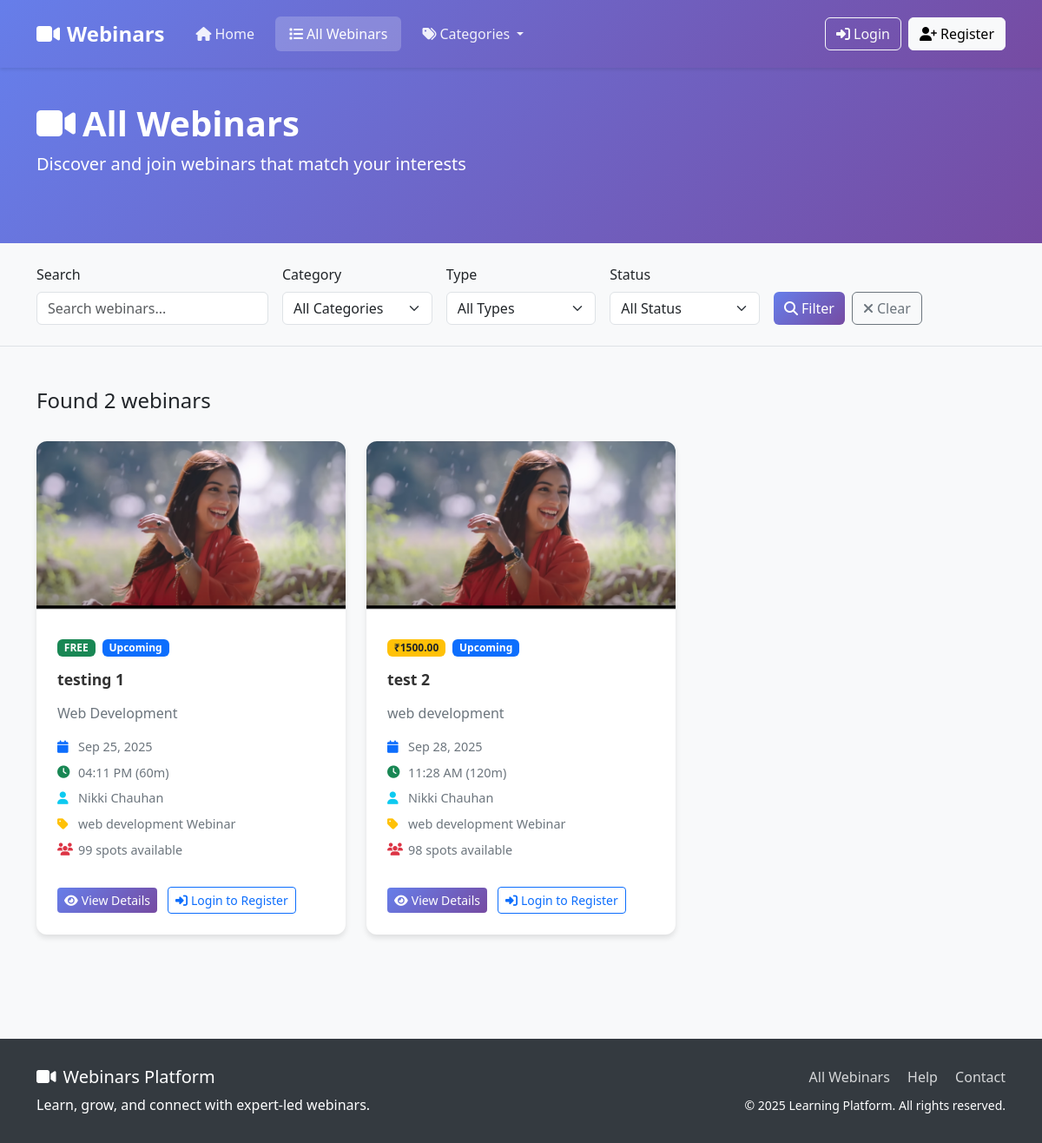
The page /webinars/webinars/ on the database as committed earlier.
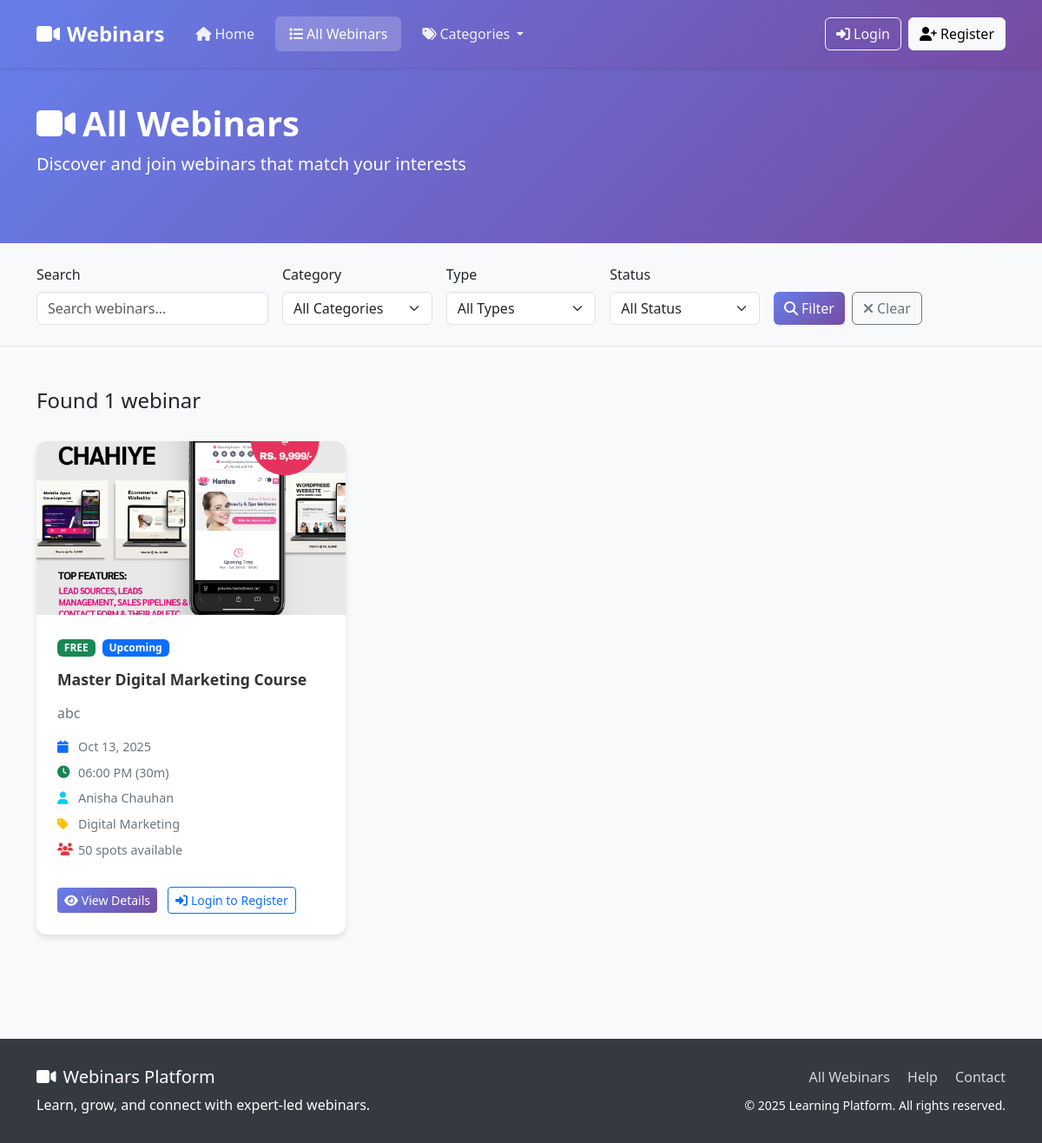
The same page on the database as committed later.
### webinars/models.py (models this page shows, shortened)
class Webinar(models.Model):
    WEBINAR_TYPE_CHOICES = [
        ('free', 'Free Webinar'),
        ('paid', 'Paid Webinar'),
    ]
    STATUS_CHOICES = [
        ('upcoming', 'Upcoming'),
        ('live', 'Live Now'),
        ('completed', 'Completed'),
        ('cancelled', 'Cancelled'),
    ]
    title = models.CharField(max_length=200)
    slug = models.SlugField(max_length=220, unique=True)
    description = models.TextField()
    short_description = models.CharField(max_length=300, help_text="Brief description for cards")
    category = models.ForeignKey(WebinarCategory, on_delete=models.CASCADE, related_name='webinars')
    webinar_type = models.CharField(max_length=10, choices=WEBINAR_TYPE_CHOICES, default='free')
    status = models.CharField(max_length=20, choices=STATUS_CHOICES, default='upcoming')
    price = models.DecimalField(max_digits=10, decimal_places=2, default=0.00)
    scheduled_date = models.DateTimeField()
    duration_minutes = models.PositiveIntegerField(default=60, help_text="Duration in minutes")
    max_attendees = models.PositiveIntegerField(default=100)
    thumbnail = models.ImageField(upload_to='webinar_thumbnails/', blank=True, null=True)
    webinar_link = models.URLField(blank=True, help_text="Zoom/Meet/Teams link")
    meeting_id = models.CharField(max_length=50, blank=True)
    meeting_password = models.CharField(max_length=50, blank=True)
    instructor = models.ForeignKey(
        User, on_delete=models.CASCADE,
        limit_choices_to={'role__in': ['instructor', 'superadmin']},
        related_name='hosted_webinars'
    )
    learning_outcomes = models.TextField(help_text="What attendees will learn")
    prerequisites = models.TextField(blank=True, help_text="What attendees should know")
    send_reminder_emails = models.BooleanField(default=True)
    reminder_hours_before = models.PositiveIntegerField(default=24, help_text="Send reminder X hours before")
    is_active = models.BooleanField(default=True)
    created_at = models.DateTimeField(auto_now_add=True)
    updated_at = models.DateTimeField(auto_now=True)
    created_by = models.ForeignKey(
        User, on_delete=models.SET_NULL, null=True,
        related_name='created_webinars'
    )
    total_registrations = models.PositiveIntegerField(default=0)
    actual_attendees = models.PositiveIntegerField(default=0)
    class Meta:
        ordering = ['-scheduled_date']
        indexes = [
            models.Index(fields=['status', 'webinar_type']),
            models.Index(fields=['scheduled_date']),
        ]
    def get_registration_count(self):
        return self.registrations.filter(is_active=True).count()
    def get_available_spots(self):
        return max(0, self.max_attendees - self.get_registration_count())

class WebinarCategory(models.Model):
    name = models.CharField(max_length=100, unique=True)
    description = models.TextField(blank=True)
    is_active = models.BooleanField(default=True)
    created_at = models.DateTimeField(auto_now_add=True)
    class Meta:
        verbose_name_plural = "Webinar Categories"
        ordering = ['name']

### userss/models.py (models this page shows, shortened)
class CustomUser(AbstractUser):
    ROLE_CHOICES = (
    ("superadmin", "Super Admin"),
    ("instructor", "Instructor"),
    ("student", "Student"),
    ("webinar_user", "Webinar User"),  # Add this line
)
    role = models.CharField(max_length=20, choices=ROLE_CHOICES, default="student")
    phone_number = models.CharField(max_length=15, blank=True, null=True)
    profile_picture = models.ImageField(
        upload_to="profile_pics/", blank=True, null=True
    )
    bio = models.TextField(max_length=500, blank=True)
    date_of_birth = models.DateField(blank=True, null=True)
    address = models.TextField(max_length=200, blank=True)
    created_by = models.ForeignKey(
        "self",
        on_delete=models.SET_NULL,
        null=True,
        blank=True,
        related_name="created_users",
    )
    updated_at = models.DateTimeField(auto_now=True)
    def get_full_name(self):
        return f"{self.first_name} {self.last_name}".strip()
    class Meta:
        ordering = ["-date_joined"]
        verbose_name = "User"
        verbose_name_plural = "Users"

### webinars/views.py (the view, shortened to what this page needs)
# urls.py: path('webinars/', views.webinar_list, name='webinar_list'),
def webinar_list(request):
    webinars = Webinar.objects.filter(is_active=True)
    webinar_type = request.GET.get('type', '')
    category_id = request.GET.get('category', '')
    search = request.GET.get('search', '')
    status = request.GET.get('status', '')
    if webinar_type:
        webinars = webinars.filter(webinar_type=webinar_type)
    if category_id:
        webinars = webinars.filter(category_id=category_id)
    if status:
        webinars = webinars.filter(status=status)
    webinars = webinars.order_by('scheduled_date')
    paginator = Paginator(webinars, 12)
    page = request.GET.get('page')
    webinars = paginator.get_page(page)
    categories = WebinarCategory.objects.filter(is_active=True)
    context = {
        'webinars': webinars,
        'categories': categories,
        'current_filters': {
            'type': webinar_type,
            'category': category_id,
            'search': search,
            'status': status,
        }
    }
    return render(request, 'webinars/webinar_list.html', context)

### userss/templates/webinars/webinar_list.html (shortened to what this page needs)
{% extends 'webinars/base.html' %}
{% block content %}
<div class="page-header">
    <div class="container">
        <div class="row align-items-center">
            <div class="col-md-8">
                <h1><i class="fas fa-video me-2"></i>All Webinars</h1>
                <p class="lead">Discover and join webinars that match your interests</p>
            </div>
        </div>
    </div>
</div>
<div class="filters-section py-4 bg-light">
    <div class="container">
        <form method="GET" class="row g-3">
            <div class="col-md-3">
                <label for="search" class="form-label">Search</label>
                <input type="text"
                       class="form-control"
                       id="search"
                       name="search"
                       placeholder="Search webinars..."
                       value="{{ current_filters.search }}">
            </div>
            <div class="col-md-2">
                <label for="category" class="form-label">Category</label>
                <select class="form-select" id="category" name="category">
                    <option value="">All Categories</option>
                </select>
            </div>
            <div class="col-md-2">
                <label for="type" class="form-label">Type</label>
                <select class="form-select" id="type" name="type">
                    <option value="">All Types</option>
                </select>
            </div>
            <div class="col-md-2">
                <label for="status" class="form-label">Status</label>
                <select class="form-select" id="status" name="status">
                    <option value="">All Status</option>
                </select>
            </div>
            <div class="col-md-3">
                <label class="form-label">&nbsp;</label>
                <div class="d-flex gap-2">
                    <button type="submit" class="btn btn-primary">
                        <i class="fas fa-search me-1"></i>Filter
                    </button>
                    <a href="{% url 'webinars:webinar_list' %}" class="btn btn-outline-secondary">
                        <i class="fas fa-times me-1"></i>Clear
                    </a>
                </div>
            </div>
        </form>
    </div>
</div>
<div class="container py-5">
    <div class="row mb-4">
        <div class="col-md-8">
            <h4>
                {% if webinars.paginator.count > 0 %}
                    Found {{ webinars.paginator.count }} webinar{{ webinars.paginator.count|pluralize }}
                {% else %}
                    No webinars found
                {% endif %}
            </h4>
        </div>
    </div>
    {% if webinars %}
    <div class="row">
        {% for webinar in webinars %}
        <div class="col-lg-4 col-md-6 mb-4">
            <div class="webinar-card">
                {% if webinar.thumbnail %}
                    <img src="{{ webinar.thumbnail.url }}" class="webinar-image" alt="{{ webinar.title }}">
                {% else %}
                    <div class="webinar-image-placeholder">
                        <i class="fas fa-video"></i>
                    </div>
                {% endif %}
                <div class="webinar-content">
                    <div class="webinar-badges">
                        {% if webinar.webinar_type == 'free' %}
                            <span class="badge bg-success">FREE</span>
                        {% else %}
                            <span class="badge bg-warning text-dark">₹{{ webinar.price }}</span>
                        {% endif %}
                        {% if webinar.status == 'upcoming' %}
                            <span class="badge bg-primary ms-1">Upcoming</span>
                        {% elif webinar.status == 'live' %}
                            <span class="badge bg-danger ms-1">
                                <i class="fas fa-circle me-1"></i>Live
                            </span>
                        {% elif webinar.status == 'completed' %}
                            <span class="badge bg-secondary ms-1">Completed</span>
                        {% endif %}
                    </div>
                    <h5 class="webinar-title">{{ webinar.title }}</h5>
                    <p class="webinar-description">{{ webinar.short_description|truncatechars:100 }}</p>
                    <div class="webinar-meta">
                        <div class="meta-item">
                            <i class="fas fa-calendar text-primary"></i>
                            {{ webinar.scheduled_date|date:"M d, Y" }}
                        </div>
                        <div class="meta-item">
                            <i class="fas fa-clock text-success"></i>
                            {{ webinar.scheduled_date|time:"h:i A" }} ({{ webinar.duration_minutes }}m)
                        </div>
                        <div class="meta-item">
                            <i class="fas fa-user text-info"></i>
                            {{ webinar.instructor.get_full_name }}
                        </div>
                        <div class="meta-item">
                            <i class="fas fa-tag text-warning"></i>
                            {{ webinar.category.name }}
                        </div>
                        <div class="meta-item">
                            <i class="fas fa-users text-danger"></i>
                            {{ webinar.get_available_spots }} spots available
                        </div>
                    </div>
                    <div class="webinar-actions">
                        <a href="{% url 'webinars:webinar_detail' webinar.slug %}" class="btn btn-primary btn-sm">
                            <i class="fas fa-eye me-1"></i>View Details
                        </a>
                        {% if user.is_authenticated %}
                            {% if webinar.is_registration_open %}
                                <a href="{% url 'webinars:webinar_register' webinar.slug %}" class="btn btn-success btn-sm ms-1">
                                    <i class="fas fa-plus me-1"></i>Register
                                </a>
                            {% else %}
                                <span class="badge bg-secondary ms-2">
                                    {% if webinar.status == 'completed' %}
                                        Completed
                                    {% else %}
                                        Registration Closed
                                    {% endif %}
                                </span>
                            {% endif %}
                        {% else %}
                            <a href="/login/" class="btn btn-outline-primary btn-sm ms-1">
                                <i class="fas fa-sign-in-alt me-1"></i>Login to Register
                            </a>
                        {% endif %}
                    </div>
                </div>
            </div>
        </div>
        {% endfor %}
    </div>
    {% endif %}
</div>
{% endblock %}

Rows that differ between the two databases and show on the page:
removed Webinar: thumbnail (picture), webinar_type "FREE", status "Upcoming", title "testing 1", short_description "Web Development", scheduled_date "Sep 25, 2025", scheduled_date "04:11 PM", duration_minutes "60", instructor.get_full_name "Nikki Chauhan", category.name "web development Webinar", get_available_spots "99"
removed Webinar: thumbnail (picture), price "1500.00", status "Upcoming", title "test 2", short_description "web development", scheduled_date "Sep 28, 2025", scheduled_date "11:28 AM", duration_minutes "120", instructor.get_full_name "Nikki Chauhan", category.name "web development Webinar", get_available_spots "98"
added Webinar: thumbnail (picture), webinar_type "FREE", status "Upcoming", title "Master Digital Marketing Course", short_description "abc", scheduled_date "Oct 13, 2025", scheduled_date "06:00 PM", duration_minutes "30", instructor.get_full_name "Anisha Chauhan", category.name "Digital Marketing", get_available_spots "50"
Other text that changed with them:
{{ webinars.paginator.count }}: "2" → "1"
